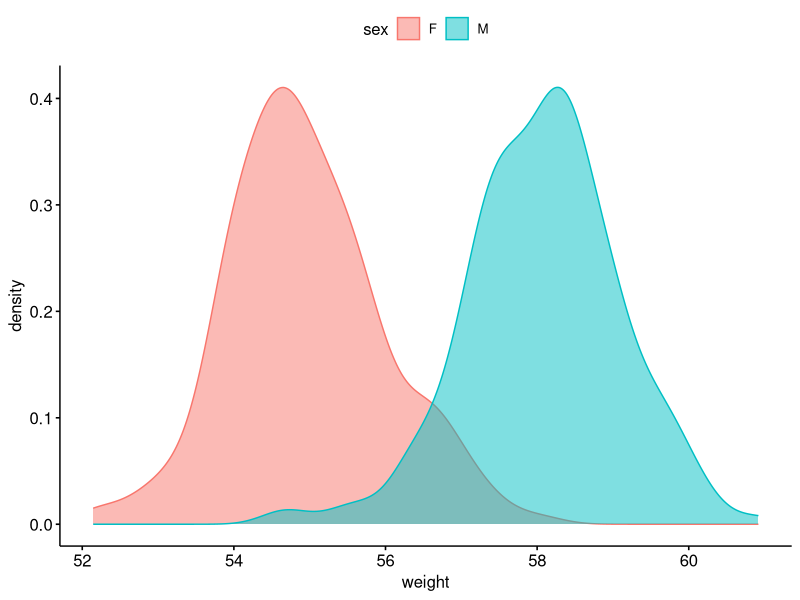
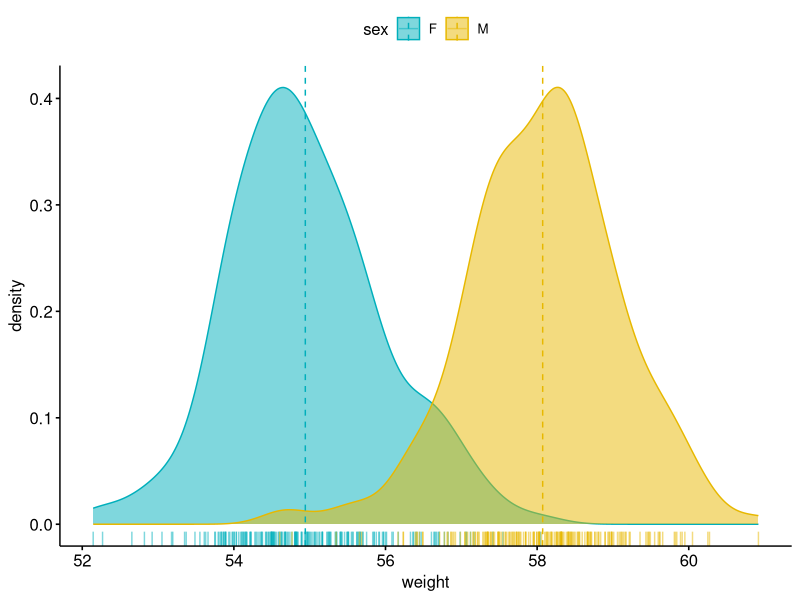
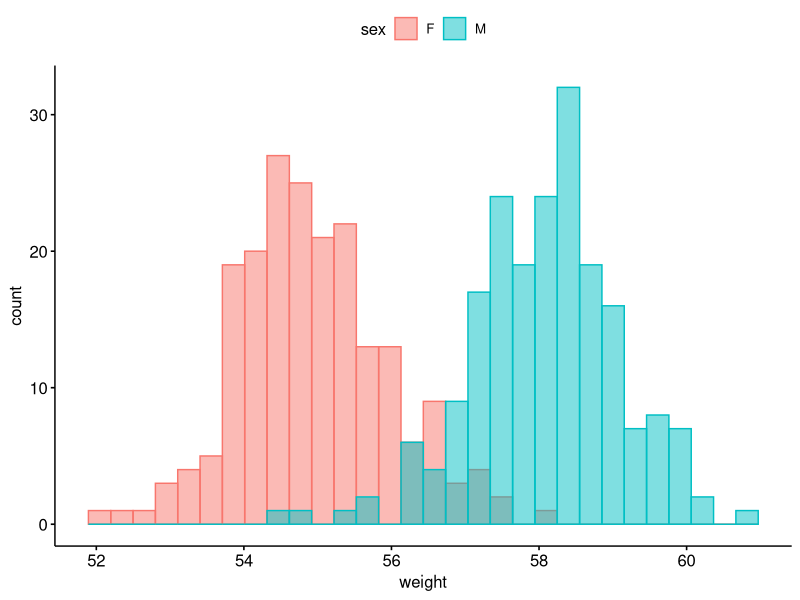
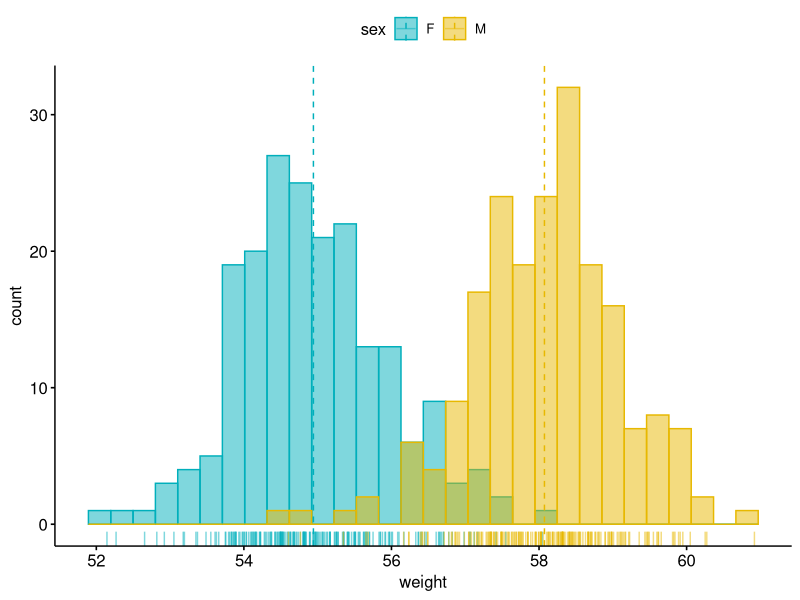
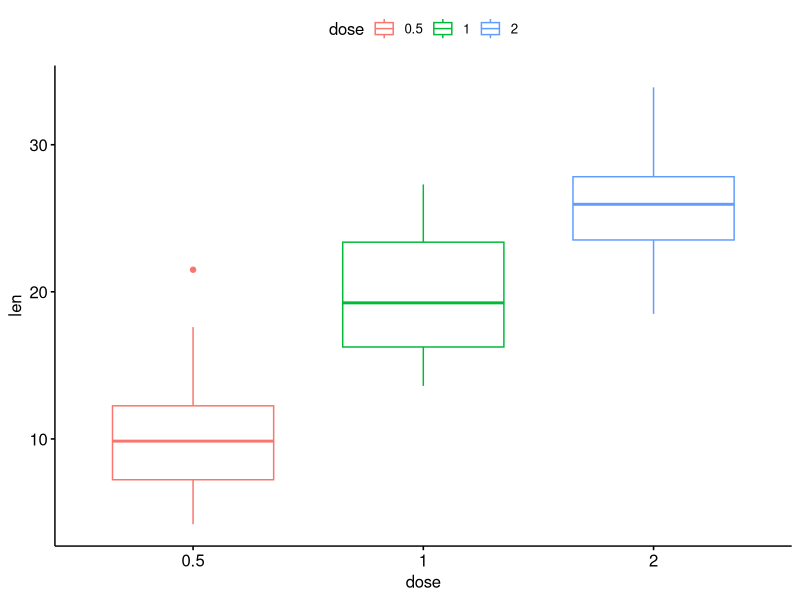
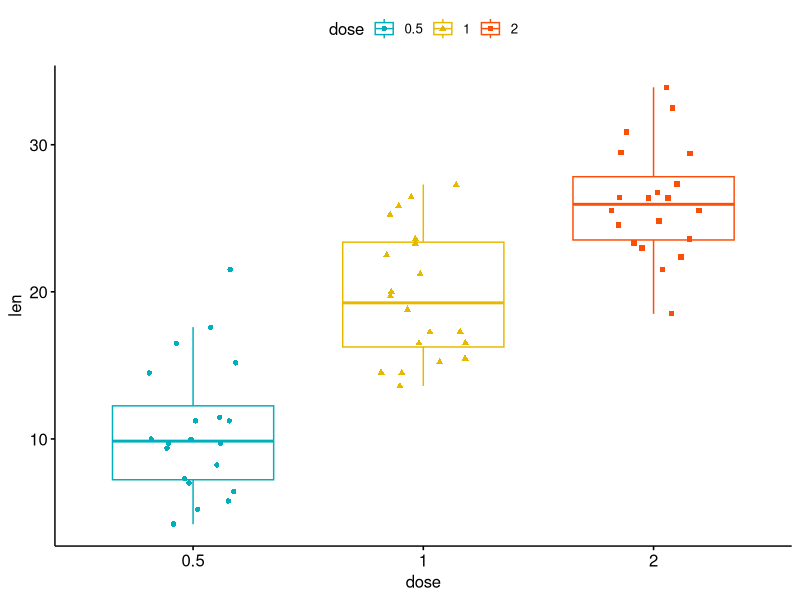
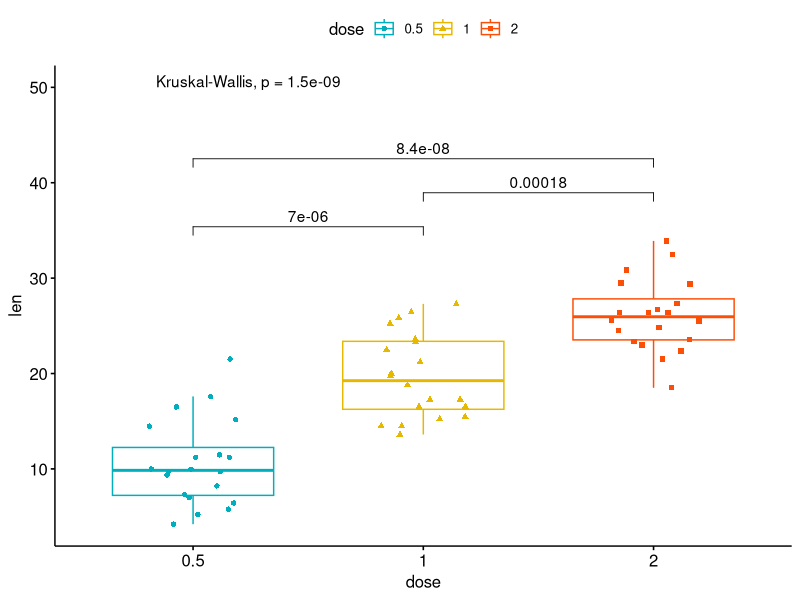
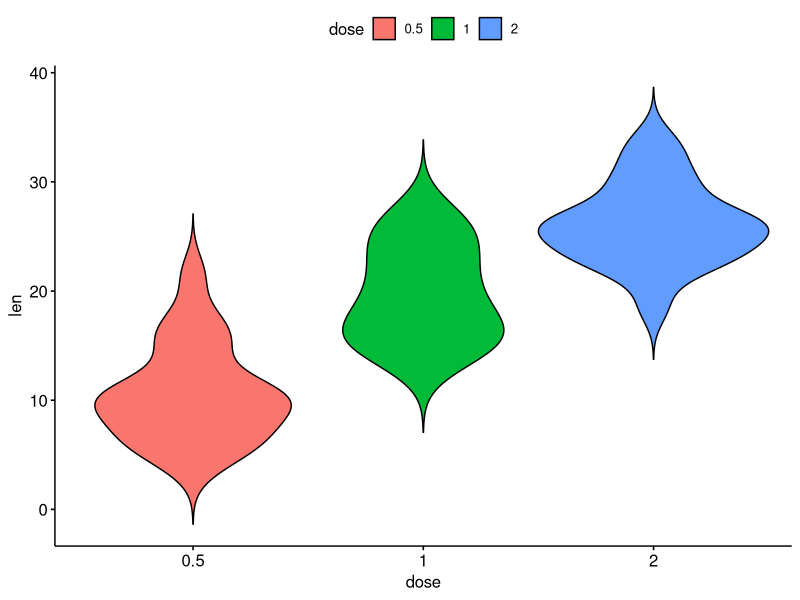

The R script that drew these images, in order:
## R script for ggpubr examples

##script from: https://rpkgs.datanovia.com/ggpubr/index.html

# also look at: http://www.sthda.com/english/articles/24-ggpubr-publication-ready-plots/

# and https://github.com/kassambara/ggpubr

#Installation and loading
#Install from CRAN as follows:

#install.packages("ggpubr")

#Or, install the latest version from GitHub as follows:
# Install
#if(!require(devtools)) install.packages("devtools")
#devtools::install_github("kassambara/ggpubr")

library(ggpubr)

##Distribution (density plot)

# Create some data

set.seed(1234)
wdata = data.frame(sex = factor(rep(c("F", "M"), each=200)),weight = c(rnorm(200, 55), rnorm(200, 58)))
head(wdata, 4)  ## inspect first 4 rows of data frame

#>   sex   weight
#> 1   F 53.79293
#> 2   F 55.27743
#> 3   F 56.08444
#> 4   F 52.65430

# Basic density plot

ggdensity(wdata, x = "weight",
          color = "sex", fill = "sex")

# Density plot with mean lines and marginal rug
# Change outline and fill colors by groups ("sex")
# Use custom colour palette

ggdensity(wdata, x = "weight",
          add = "mean", rug = TRUE,
          color = "sex", fill = "sex",
          palette = c("#00AFBB", "#E7B800"))

##################################################################

## Basic histogram plot

gghistogram(wdata, x = "weight",
            color = "sex", fill = "sex")

## Histogram plot with mean lines and marginal rug            
# Change outline and fill colors by groups ("sex")
# Use custom colour palette

gghistogram(wdata, x = "weight",
            add = "mean", rug = TRUE,
            color = "sex", fill = "sex",
            palette = c("#00AFBB", "#E7B800"))

##################################################################

#Box plots and violin plots
# Load data
data("ToothGrowth")
df <- ToothGrowth
head(df, 4)

#>    len supp dose
#> 1  4.2   VC  0.5
#> 2 11.5   VC  0.5
#> 3  7.3   VC  0.5
#> 4  5.8   VC  0.5

# Basic plot

p <- ggboxplot(df, x = "dose", y = "len",
               color = "dose")
p

# Box plots with jittered points

# Change outline colours by groups: dose
# Use custom colour palette
# Add jitter points and change the shape by groups

p1 <- ggboxplot(df, x = "dose", y = "len",
               color = "dose", palette =c("#00AFBB", "#E7B800", "#FC4E07"),
               add = "jitter", shape = "dose")
p1

## Add p-values comparing groups
# Specify the comparisons you want

my_comparisons <- list( c("0.5", "1"), c("1", "2"), c("0.5", "2") ) # sets up location and extent of probabilities
p1 + stat_compare_means(comparisons = my_comparisons)+ # Add pairwise comparisons p-value
  stat_compare_means(label.y = 50)                   # Add global p-value at y=50

## Basic violin plot

ggviolin(df, x = "dose", y = "len", fill = "dose")

## Violin plots with box plots inside
# Change fill colour by groups: dose
# add boxplot with white fill colour

ggviolin(df, x = "dose", y = "len", fill = "dose",
         palette = c("#00AFBB", "#E7B800", "#FC4E07"),
         add = "boxplot", add.params = list(fill = "white"))+
  stat_compare_means(comparisons = my_comparisons, label = "p.signif")+ # Add significance levels
  stat_compare_means(label.y = 50)                                      # Add global the p-value 

#####################################################################

#Bar plots
#Demo data set
#Load and prepare data:
  
# Load data
data("mtcars")
dfm <- mtcars
# Convert the cyl variable to a factor
dfm$cyl <- as.factor(dfm$cyl)
# Add the name colums
dfm$name <- rownames(dfm)
# Inspect the data
head(dfm[, c("name", "wt", "mpg", "cyl")])
#>                                name    wt  mpg cyl
#> Mazda RX4                 Mazda RX4 2.620 21.0   6
#> Mazda RX4 Wag         Mazda RX4 Wag 2.875 21.0   6
#> Datsun 710               Datsun 710 2.320 22.8   4
#> Hornet 4 Drive       Hornet 4 Drive 3.215 21.4   6
#> Hornet Sportabout Hornet Sportabout 3.440 18.7   8
#> Valiant                     Valiant 3.460 18.1   6

#Ordered bar plots
#Change the fill colour by the grouping variable "cyl". Sorting will be done globally, but not by groups.

ggbarplot(dfm, x = "name", y = "mpg",
          fill = "cyl",               # change fill color by cyl
          color = "white",            # Set bar border colors to white
          palette = "jco",            # jco journal color palett. see ?ggpar
          sort.val = "desc",          # Sort the value in dscending order
          sort.by.groups = FALSE,     # Don't sort inside each group
          x.text.angle = 90           # Rotate vertically x axis texts
)          

## let's look at the graphical parameters
?ggpar

#Sort bars inside each group. Use the argument sort.by.groups = TRUE.

ggbarplot(dfm, x = "name", y = "mpg",
          fill = "cyl",               # change fill color by cyl
          color = "white",            # Set bar border colors to white
          palette = "jco",            # jco journal color palett. see ?ggpar
          sort.val = "asc",           # Sort the value in dscending order
          sort.by.groups = TRUE,      # Sort inside each group
          x.text.angle = 90           # Rotate vertically x axis texts
)

#####################################################################

#Add Regression Line Equation and R-Square to a GGPLOT

#script from https://rpkgs.datanovia.com/ggpubr/reference/stat_regline_equation.html

# Simple scatter plot with correlation coefficient and
# regression line

ggscatter(mtcars, x = "wt", y = "mpg", add = "reg.line") +
  stat_cor(label.x = 3, label.y = 34) +
  stat_regline_equation(label.x = 3, label.y = 32)

# Grouped scatter plot

ggscatter(
  iris, x = "Sepal.Length", y = "Sepal.Width",
  color = "Species", palette = "jco",
  add = "reg.line"
) +
  facet_wrap(~Species) +
  stat_cor(label.y = 4.4) +
  stat_regline_equation(label.y = 4.2)

## r2

ggscatter(
  iris, x = "Sepal.Length", y = "Sepal.Width",
  color = "Species", palette = "jco",
  add = "reg.line"
) +
  facet_wrap(~Species) +
  stat_regline_equation(label.y=4.4,
                      aes(label =  paste(..eq.label.., ..adj.rr.label.., sep = "~~~~")))

# Polynomial equation

# Demo data
set.seed(4321)
x <- 1:100
y <- (x + x^2 + x^3) + rnorm(length(x), mean = 0, sd = mean(x^3) / 4)
my.data <- data.frame(x, y, group = c("A", "B"),
                      y2 = y * c(0.5,2), block = c("a", "a", "b", "b"))

# Fit polynomial regression line and add labels
formula <- y ~ poly(x, 3, raw = TRUE)
p2 <- ggplot(my.data, aes(x, y2, color = group)) +
  geom_point() +
  stat_smooth(aes(fill = group, color = group), method = "lm", formula = formula) +
  stat_regline_equation(
    aes(label =  paste(..eq.label.., ..adj.rr.label.., sep = "~~~~")),
    formula = formula
  ) +
  theme_bw()
ggpar(p2, palette = "jco")

data("mtcars")
df <- mtcars
df$cyl <- as.factor(df$cyl)
head(df[, c("wt", "mpg", "cyl")], 3)

# Basic plot

ggscatter(df, x = "wt", y = "mpg",
          color = "black", shape = 21, size = 3, # Points color, shape and size
          add = "reg.line",  # Add regressin line
          add.params = list(color = "blue", fill = "lightgray"), # Customize reg. line
          conf.int = TRUE, # Add confidence interval
          cor.coef = TRUE, # Add correlation coefficient. see ?stat_cor
          cor.coeff.args = list(method = "pearson", label.x = 3, label.sep = "\n")
)

# loess method: local regression fitting
ggscatter(df, x = "wt", y = "mpg",
          add = "loess", conf.int = TRUE)


# Control point size by continuous variable values ("qsec")
ggscatter(df, x = "wt", y = "mpg",
          color = "#00AFBB", size = "qsec")

# Change colors

# Use custom color palette
# Add marginal rug
ggscatter(df, x = "wt", y = "mpg", color = "cyl",
          palette = c("#00AFBB", "#E7B800", "#FC4E07") )

# Add group ellipses and mean points
# Add stars

ggscatter(df, x = "wt", y = "mpg",
          color = "cyl", shape = "cyl",
          palette = c("#00AFBB", "#E7B800", "#FC4E07"),
          ellipse = TRUE, mean.point = TRUE,
          star.plot = TRUE)

# Textual annotation

df$name <- rownames(df)
ggscatter(df, x = "wt", y = "mpg",
          color = "cyl", palette = c("#00AFBB", "#E7B800", "#FC4E07"),
          label = "name", repel = TRUE)

###################################################################################

# Draw a Textual Table

## R script from: https://rpkgs.datanovia.com/ggpubr/reference/ggtexttable.html

# data
df <- head(iris)

# Default table
# Remove row names using rows = NULL
ggtexttable(df, rows = NULL)

# Blank theme
ggtexttable(df, rows = NULL, theme = ttheme("blank"))

# light theme
ggtexttable(df, rows = NULL, theme = ttheme("light"))

# Column names border only
ggtexttable(df, rows = NULL, theme = ttheme("blank")) %>%
  tab_add_hline(at.row = 1:2, row.side = "top", linewidth = 2)

# Medium blue (mBlue) theme
ggtexttable(df, rows = NULL, theme = ttheme("mBlue"))

# Customize the table as you want
ggtexttable(df, rows = NULL,
            theme = ttheme(
              colnames.style = colnames_style(color = "white", fill = "#8cc257"),
              tbody.style = tbody_style(color = "black", fill = c("#e8f3de", "#d3e8bb"))
            )
)

# Use RColorBrewer palette
# Provide as many fill color as there are rows in the table body, here nrow = 6
ggtexttable(df,
            theme = ttheme(
              colnames.style = colnames_style(fill = "white"),
              tbody.style = tbody_style(fill = get_palette("RdBu", 6))
            )
)

# Combine density plot and summary table

# Density plot of "Sepal.Length"
density.p <- ggdensity(iris, x = "Sepal.Length",
                       fill = "Species", palette = "jco")

# Draw the summary table of Sepal.Length
# Descriptive statistics by groups
stable <- desc_statby(iris, measure.var = "Sepal.Length",
                      grps = "Species")
stable <- stable[, c("Species", "length", "mean", "sd")]
stable.p <- ggtexttable(stable, rows = NULL,
                        theme = ttheme("mOrange"))

# Arrange the plots on the same page
ggarrange(density.p, stable.p,
          ncol = 1, nrow = 2,
          heights = c(1, 0.5))

#############################################################

#HISTOGRAM WITH DENSITY CURVE IN R USING SECONDARY Y-AXIS
# R script from: https://www.datanovia.com/en/blog/ggplot-histogram-with-density-curve-in-r-using-secondary-y-axis/

library(cowplot)  ## needed for part 2.

set.seed(1234)
wdata = data.frame(
  sex = factor(rep(c("F", "M"), each=200)),
  weight = c(rnorm(200, 55), rnorm(200, 58)))
head(wdata)

# Basic histogram without the density curve
gghistogram(
  wdata, x = "weight", 
  fill = "sex", palette = c("#00AFBB", "#E7B800")
)

# Add the density curve on the same axis
gghistogram(
  wdata, x = "weight", y = "..density..",
  add = "mean", rug = TRUE,
  fill = "sex", palette = c("#00AFBB", "#E7B800"),
  add_density = TRUE
)

# 1. Create the histogram plot
phist <- gghistogram(
  wdata, x = "weight", 
  add = "mean", rug = TRUE,
  fill = "sex", palette = c("#00AFBB", "#E7B800")
)

# 2. Create the density plot with y-axis on the right
# Remove x axis elements
pdensity <- ggdensity(
  wdata, x = "weight", 
  color= "sex", palette = c("#00AFBB", "#E7B800"),
  alpha = 0
) +
  scale_y_continuous(expand = expansion(mult = c(0, 0.05)), position = "right")  +
  theme_half_open(11, rel_small = 1) +  #### theme_half_open from cowplot
  rremove("x.axis")+
  rremove("xlab") +
  rremove("x.text") +
  rremove("x.ticks") +
  rremove("legend")

# 3. Align the two plots and then overlay them.
aligned_plots <- align_plots(phist, pdensity, align="hv", axis="tblr")
ggdraw(aligned_plots[[1]]) + draw_plot(aligned_plots[[2]])

### A couple of good web sites to visit:

# http://www.sthda.com/english/articles/24-ggpubr-publication-ready-plots/81-ggplot2-easy-way-to-mix-multiple-graphs-on-the-same-page/#annotate-the-arranged-figure

# https://www.datanovia.com/en/lessons/combine-multiple-ggplots-into-a-figure/